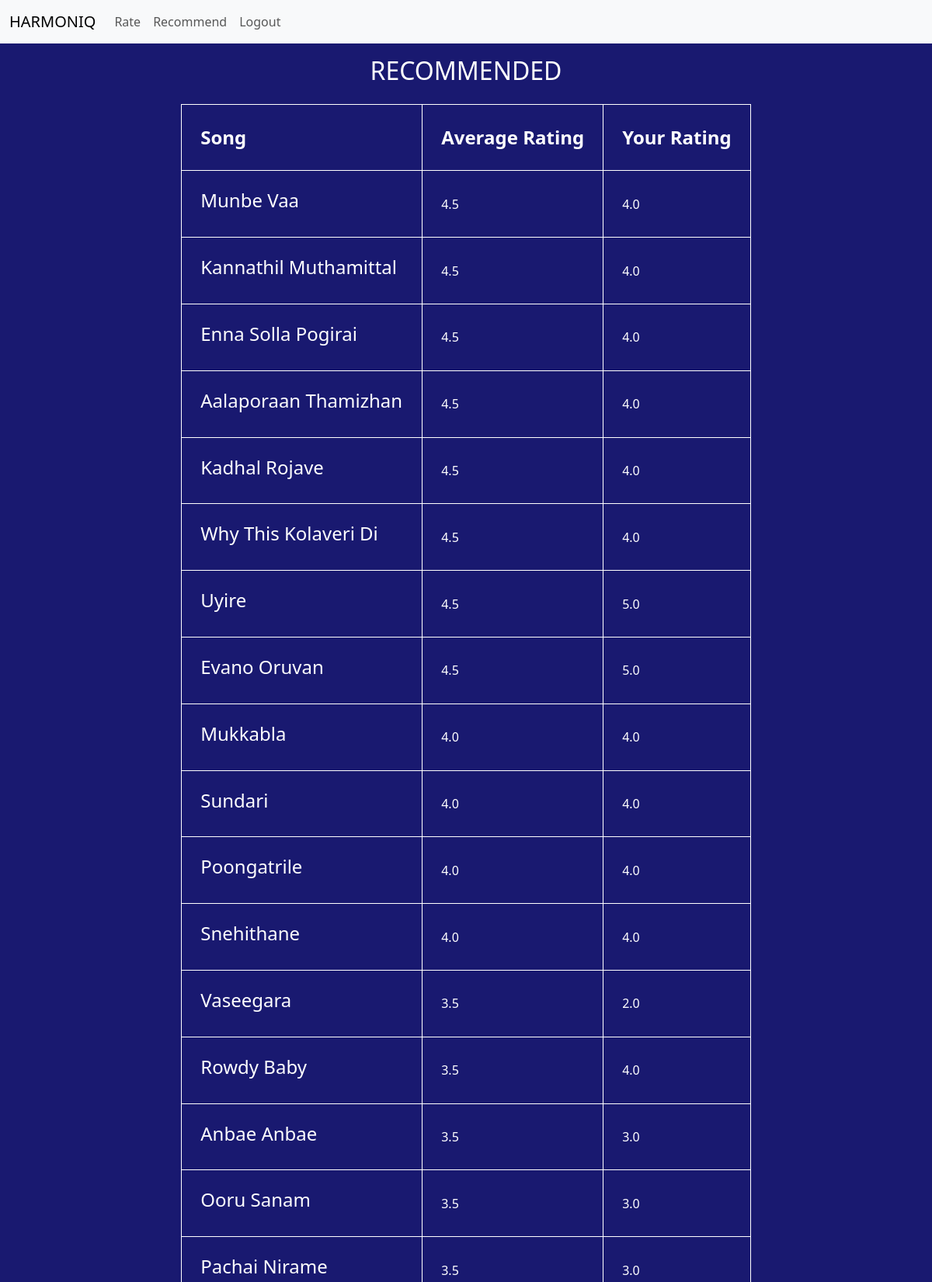
The page /recommend (signed in, upper part) on the database its author committed.
### tables this page shows
CREATE TABLE songs(
              id INTEGER PRIMARY KEY,
              title TEXT NOT NULL,
              link TEXT NOT NULL
            );

CREATE TABLE ratings(
              id INTEGER PRIMARY KEY,
              user_id INTEGER NOT NULL,
              song_id INTEGER NOT NULL,
              rating REAL NOT NULL,
              FOREIGN KEY (user_id) REFERENCES user(id),
              FOREIGN KEY (song_id) REFERENCES songs(id)
            );

### app.py (the view)
@app.route('/recommend')
@login_required
def recommend():
    songs = cursor.execute('''
            SELECT * FROM songs;
        ''').fetchall()
    obj = []
    your_rating = list(["NA",])
    for result in songs:
      avg = cursor.execute('''
            SELECT avg(rating) FROM ratings WHERE song_id = ?
          ''', (result[0],)).fetchone()[0]
      if cursor.execute("SELECT rating FROM ratings WHERE user_id = ? AND song_id = ?",(session["user_id"],result[0])).fetchall():
        your_rating = cursor.execute("SELECT rating FROM ratings WHERE user_id = ? AND song_id = ?",(session["user_id"],result[0])).fetchall()[0]
        obj.append({'id': result[0], 'title' : result[1], 'link' : result[2], 'avg' : avg, 'user_rating' : your_rating[0]})
      else:
        obj.append({'id': result[0], 'title' : result[1], 'link' : result[2], 'avg' : avg, 'user_rating' : 'NA'})
    def sortRate(song):
        if song['avg'] == None:
            return 0
        return song['avg']
    obj.sort(key=sortRate, reverse=True)
    print(obj)
    return render_template('recommend.html', songs = obj)

### app.py (called while the page is built)
def login_required(f):
    @wraps(f)
    def decorated_function(*args, **kwargs):
        if session.get("user_id") is None:
            return redirect("/login")
        return f(*args, **kwargs)
    return decorated_function

### templates/recommend.html (shortened to what this page needs)
{% extends "layout.html" %}
{% block main %}
<h2 style="text-align: center;margin: 16px;">RECOMMENDED</h2>
<div id="tl">
<table>
    <tr>
        <th>Song</th>
        <th>Average Rating</th>
        <th>Your Rating</th>
    </tr>
{% for song in songs %}
    <tr>
        <td><a href="{{song.link}}" target="_blank"><h4>{{song.title}}</h4></a></td>
        <td>{{song.avg}}</td>
        <td>{{song.user_rating}}</td>
    </tr>
{% endfor %}
</table>
</div>
{% endblock %}

### static/style.css (style rules this page uses)
body { background-color: midnightblue; color: white; }
a { text-decoration: none; color: white; }
table { padding: 24px; margin: 24px auto; }
table td,th { padding: 24px; border: solid 1px white; border-collapse: collapse; }
th { font-size: 24px; }

### rows shown on the page
songs: title "Munbe Vaa"
ratings: user_rating "4.0"
songs: title "Kannathil Muthamittal"
ratings: user_rating "4.0"
songs: title "Enna Solla Pogirai"
ratings: user_rating "4.0"
songs: title "Aalaporaan Thamizhan"
ratings: user_rating "4.0"
songs: title "Kadhal Rojave"
ratings: user_rating "4.0"
songs: title "Why This Kolaveri Di"
ratings: user_rating "4.0"
songs: title "Uyire"
ratings: user_rating "5.0"
songs: title "Evano Oruvan"
ratings: user_rating "5.0"
songs: title "Mukkabla"
ratings: user_rating "4.0"
songs: title "Sundari"
ratings: user_rating "4.0"
songs: title "Poongatrile"
ratings: user_rating "4.0"
songs: title "Snehithane"
ratings: user_rating "4.0"
songs: title "Vaseegara"
ratings: user_rating "2.0"
songs: title "Rowdy Baby"
ratings: user_rating "4.0"
songs: title "Anbae Anbae"
ratings: user_rating "3.0"
songs: title "Ooru Sanam"
ratings: user_rating "3.0"
songs: title "Pachai Nirame"
ratings: user_rating "3.0"

### other values the page prints
{{ song.avg }} "4.5" "4.5" "4.5" "4.5" "4.5" "4.5" "4.5" "4.5" "4.0" "4.0" "4.0" "4.0" "3.5" "3.5" "3.5" "3.5" "3.5"
